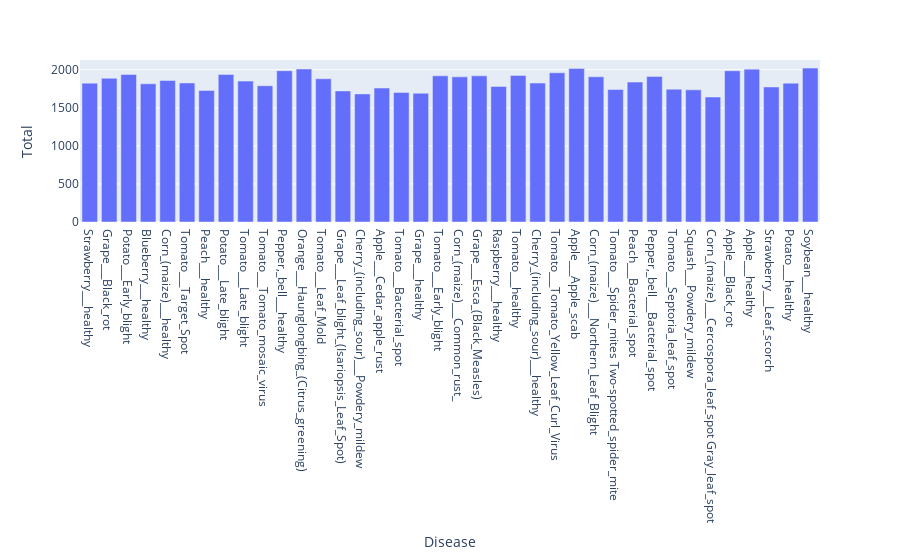

The notebook cell this image was saved under:
### Markdown cell above
We can see a relatively uniform distribution of classes below:

### Code cell
nums = {}
for disease in diseases:
    nums[disease] = len(os.listdir(train_dir + '/' + disease))
    
img_per_class = pd.DataFrame(nums.items(), columns=["Disease", "Total"])

px.bar(img_per_class, x = "Disease", y = "Total")

### Figure 1 — Plotly figure (JSON) as saved in the notebook; plotly's stock layout.template omitted (floating-point values rounded to 4 significant figures)
{"data": [{"alignmentgroup": "True", "hovertemplate": "Disease=%{x}<br>Total=%{y}<extra></extra>", "legendgroup": "", "marker": {"color": "#636efa"}, "name": "", "offsetgroup": "", "orientation": "v", "showlegend": false, "textposition": "auto", "type": "bar", "x": ["Strawberry___healthy", "Grape___Black_rot", "Potato___Early_blight", "Blueberry___healthy", "Corn_(maize)___healthy", "Tomato___Target_Spot", "Peach___healthy", "Potato___Late_blight", "Tomato___Late_blight", "Tomato___Tomato_mosaic_virus", "Pepper,_bell___healthy", "Orange___Haunglongbing_(Citrus_greening)", "Tomato___Leaf_Mold", "Grape___Leaf_blight_(Isariopsis_Leaf_Spot)", "Cherry_(including_sour)___Powdery_mildew", "Apple___Cedar_apple_rust", "Tomato___Bacterial_spot", "Grape___healthy", "Tomato___Early_blight", "Corn_(maize)___Common_rust_", "Grape___Esca_(Black_Measles)", "Raspberry___healthy", "Tomato___healthy", "Cherry_(including_sour)___healthy", "Tomato___Tomato_Yellow_Leaf_Curl_Virus", "Apple___Apple_scab", "Corn_(maize)___Northern_Leaf_Blight", "Tomato___Spider_mites Two-spotted_spider_mite", "Peach___Bacterial_spot", "Pepper,_bell___Bacterial_spot", "Tomato___Septoria_leaf_spot", "Squash___Powdery_mildew", "Corn_(maize)___Cercospora_leaf_spot Gray_leaf_spot", "Apple___Black_rot", "Apple___healthy", "Strawberry___Leaf_scorch", "Potato___healthy", "Soybean___healthy"], "xaxis": "x", "y": [1824, 1888, 1939, 1816, 1859, 1827, 1728, 1939, 1851, 1790, 1988, 2010, 1882, 1722, 1683, 1760, 1702, 1692, 1920, 1907, 1920, 1781, 1926, 1826, 1961, 2016, 1908, 1741, 1838, 1913, 1745, 1736, 1642, 1987, 2008, 1774, 1824, 2022], "yaxis": "y"}], "layout": {"barmode": "relative", "legend": {"tracegroupgap": 0}, "margin": {"t": 60}, "xaxis": {"anchor": "y", "domain": [0, 1], "title": {"text": "Disease"}}, "yaxis": {"anchor": "x", "domain": [0, 1], "title": {"text": "Total"}}}}
